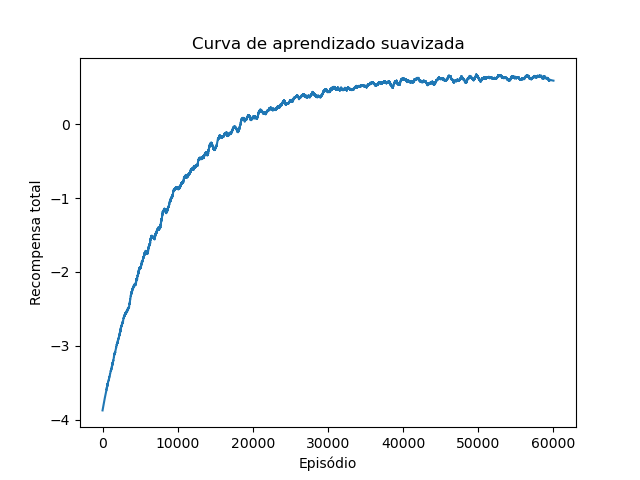

Here is the Python script that generated this plot:
import numpy as np
import gymnasium as gym
import matplotlib.pyplot as plt
from scipy.signal import savgol_filter

class QLearningAgentTabular:
  
  def __init__(self, 
               env, 
               decay_rate = 0.0001, 
               learning_rate = 0.7, 
               gamma = 0.618):
    self.env = env
    self.q_table = np.zeros((env.observation_space.n, env.action_space.n))
    self.epsilon = 1.0
    self.max_epsilon = 1.0
    self.min_epsilon = 0.01
    self.decay_rate = decay_rate
    self.learning_rate = learning_rate
    self.gamma = gamma # discount rate
    self.epsilons_ = []
    
  def choose_action(self, state, is_in_exploration_mode=True):
    exploration_tradeoff = np.random.uniform(0, 1)
    
    if is_in_exploration_mode and exploration_tradeoff < self.epsilon:
      # exploration
      return np.random.randint(self.env.action_space.n)    
    else:
      # exploitation (taking the biggest Q value for this state)
      return np.argmax(self.q_table[state, :])

  def update(self, state, action, reward, next_state):
    '''
    Apply update rule Q(s,a):= Q(s,a) + lr * [R(s,a) + gamma * max Q(s',a') - Q(s,a)]
    '''
    self.q_table[state, action] = self.q_table[state, action] + \
      self.learning_rate * (reward + self.gamma * \
        np.max(self.q_table[next_state, :]) - self.q_table[state, action])

  def train(self, num_episodes):
    rewards = []

    for episode in range(num_episodes):
      terminated = False
      truncated = False

      state, _ = env.reset()

      rewards_per_episode = []
        
      while not (terminated or truncated):
          
        action = self.choose_action(state)

        # transição
        new_state, reward, terminated, truncated, info = env.step(action)

        agent.update(state, action, reward, new_state)

        if (terminated or truncated):
          # Reduce epsilon to decrease the exploration over time
          self.epsilon = self.min_epsilon + (self.max_epsilon - self.min_epsilon) * \
            np.exp(-self.decay_rate * episode)
          self.epsilons_.append(self.epsilon)
        
        state = new_state
            
        rewards_per_episode.append(reward)

      mean_reward = np.mean(rewards_per_episode)
      rewards.append(mean_reward)

      if episode % 1000 == 0:
        n_actions = len(rewards_per_episode)
        print(f"Stats for episode {episode}:\n \tn_actions = {n_actions}\n \tmean_reward = {mean_reward:#.2f}")

    return rewards


if __name__ == "__main__":
  env = gym.make("Taxi-v3").env
  agent = QLearningAgentTabular(env)
  rewards = agent.train(num_episodes=60000)

  print(len(rewards))

  plt.plot(savgol_filter(rewards, 1001, 2))
  #plt.plot(rewards)
  plt.title("Curva de aprendizado suavizada")
  plt.xlabel('Episódio');
  plt.ylabel('Recompensa total');
  plt.savefig("tabular_qlearning.png")
